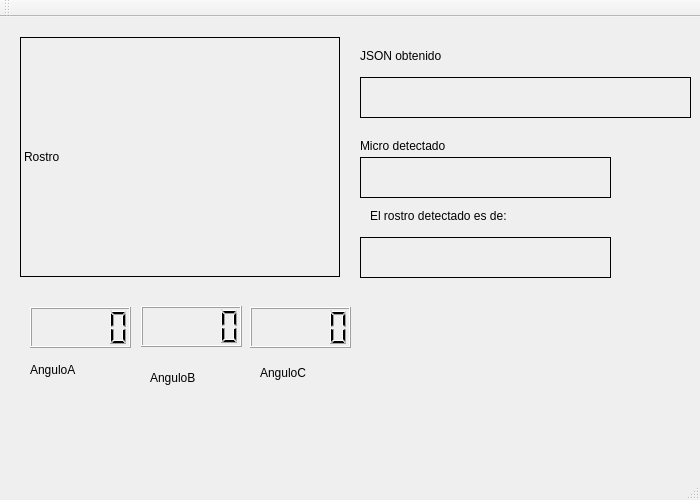
<?xml version="1.0" encoding="UTF-8"?>
<ui version="4.0">
 <class>MainWindow</class>
 <widget class="QMainWindow" name="MainWindow">
  <property name="geometry">
   <rect>
    <x>0</x>
    <y>0</y>
    <width>700</width>
    <height>500</height>
   </rect>
  </property>
  <property name="windowTitle">
   <string>MainWindow</string>
  </property>
  <widget class="QWidget" name="centralWidget">
   <widget class="QLabel" name="label">
    <property name="geometry">
     <rect>
      <x>20</x>
      <y>20</y>
      <width>320</width>
      <height>240</height>
     </rect>
    </property>
    <property name="frameShape">
     <enum>QFrame::Box</enum>
    </property>
    <property name="text">
     <string>Rostro</string>
    </property>
   </widget>
   <widget class="QLabel" name="label_6">
    <property name="geometry">
     <rect>
      <x>360</x>
      <y>220</y>
      <width>251</width>
      <height>41</height>
     </rect>
    </property>
    <property name="frameShape">
     <enum>QFrame::Box</enum>
    </property>
    <property name="text">
     <string/>
    </property>
   </widget>
   <widget class="QLabel" name="label_7">
    <property name="geometry">
     <rect>
      <x>370</x>
      <y>190</y>
      <width>171</width>
      <height>17</height>
     </rect>
    </property>
    <property name="text">
     <string>El rostro detectado es de: </string>
    </property>
   </widget>
   <widget class="QLabel" name="label_2">
    <property name="geometry">
     <rect>
      <x>30</x>
      <y>330</y>
      <width>99</width>
      <height>46</height>
     </rect>
    </property>
    <property name="lineWidth">
     <number>2</number>
    </property>
    <property name="text">
     <string>AnguloA</string>
    </property>
   </widget>
   <widget class="QLCDNumber" name="lcdNumber">
    <property name="geometry">
     <rect>
      <x>30</x>
      <y>290</y>
      <width>101</width>
      <height>41</height>
     </rect>
    </property>
   </widget>
   <widget class="QLabel" name="label_3">
    <property name="geometry">
     <rect>
      <x>150</x>
      <y>340</y>
      <width>91</width>
      <height>41</height>
     </rect>
    </property>
    <property name="text">
     <string>AnguloB</string>
    </property>
   </widget>
   <widget class="QLCDNumber" name="lcdNumber_2">
    <property name="geometry">
     <rect>
      <x>141</x>
      <y>289</y>
      <width>101</width>
      <height>41</height>
     </rect>
    </property>
   </widget>
   <widget class="QLabel" name="label_4">
    <property name="geometry">
     <rect>
      <x>260</x>
      <y>340</y>
      <width>91</width>
      <height>31</height>
     </rect>
    </property>
    <property name="text">
     <string>AnguloC</string>
    </property>
   </widget>
   <widget class="QLCDNumber" name="lcdNumber_3">
    <property name="geometry">
     <rect>
      <x>250</x>
      <y>290</y>
      <width>101</width>
      <height>41</height>
     </rect>
    </property>
   </widget>
   <widget class="QLabel" name="label_8">
    <property name="geometry">
     <rect>
      <x>360</x>
      <y>140</y>
      <width>251</width>
      <height>41</height>
     </rect>
    </property>
    <property name="frameShape">
     <enum>QFrame::Box</enum>
    </property>
    <property name="text">
     <string/>
    </property>
   </widget>
   <widget class="QLabel" name="label_9">
    <property name="geometry">
     <rect>
      <x>360</x>
      <y>120</y>
      <width>171</width>
      <height>17</height>
     </rect>
    </property>
    <property name="text">
     <string>Micro detectado</string>
    </property>
   </widget>
   <widget class="QLabel" name="label_10">
    <property name="geometry">
     <rect>
      <x>360</x>
      <y>60</y>
      <width>331</width>
      <height>41</height>
     </rect>
    </property>
    <property name="frameShape">
     <enum>QFrame::Box</enum>
    </property>
    <property name="text">
     <string/>
    </property>
   </widget>
   <widget class="QLabel" name="label_11">
    <property name="geometry">
     <rect>
      <x>360</x>
      <y>30</y>
      <width>171</width>
      <height>17</height>
     </rect>
    </property>
    <property name="text">
     <string>JSON obtenido</string>
    </property>
   </widget>
  </widget>
  <widget class="QMenuBar" name="menuBar">
   <property name="geometry">
    <rect>
     <x>0</x>
     <y>0</y>
     <width>700</width>
     <height>22</height>
    </rect>
   </property>
  </widget>
  <widget class="QToolBar" name="mainToolBar">
   <attribute name="toolBarArea">
    <enum>TopToolBarArea</enum>
   </attribute>
   <attribute name="toolBarBreak">
    <bool>false</bool>
   </attribute>
  </widget>
  <widget class="QStatusBar" name="statusBar"/>
 </widget>
 <layoutdefault spacing="6" margin="11"/>
 <resources/>
 <connections/>
</ui>
